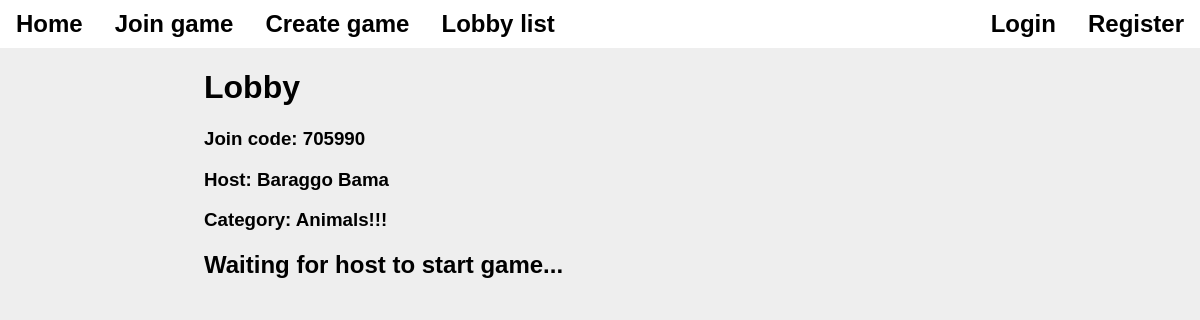
Page /lobby.php?join_code=705990 on the committed database.
### tables this page shows
CREATE TABLE `current_games` (
  `join_code` int(8) NOT NULL,
  `host_user` int(11) NOT NULL,
  `access_group` text NOT NULL DEFAULT 'public',
  `question_category` int(11) NOT NULL,
  `game_state` text NOT NULL DEFAULT 'Lobby',
  `current_question` smallint(6) NOT NULL DEFAULT 0
);

CREATE TABLE `users` (
  `id` int(11) NOT NULL,
  `username` text NOT NULL,
  `password` text NOT NULL,
  `join_date` date NOT NULL DEFAULT current_timestamp(),
  `current_game` int(11) DEFAULT NULL,
  `selected_answer` text DEFAULT NULL,
  `correct_answers` int(11) NOT NULL DEFAULT 0
);

CREATE TABLE `question_categories` (
  `id` int(11) NOT NULL,
  `author_id` int(11) NOT NULL,
  `name` text NOT NULL,
  `description` text NOT NULL
);

### lobby.php (the view, shortened to what this page needs)
<!DOCTYPE html>
<html>
  <head>
    <link rel="stylesheet" href="./assets/stylesheets/variables.css">
    <link rel="stylesheet" href="./assets/stylesheets/button.css">
    <link rel="stylesheet" href="./assets/stylesheets/pages/page_lobby.css">
  </head>
  <body>
<?php
include("./components/navbar.php");
require "./database_manager/db_connect.php";
$join_code = $_GET['join_code'];
try {
  $current_game_query = "
    SELECT current_games.join_code, users.username, question_categories.name
    FROM current_games
    INNER JOIN users ON current_games.host_user=users.id
    INNER JOIN question_categories ON current_games.question_category=question_categories.id
    WHERE join_code=$join_code";
  $current_game_result = mysqli_query($sql_conn, $current_game_query);
} catch (Exception $e) {
  $serverError = "Failed to get data for this game :(";
  echo $e;
}
?>
    <div class="main-content-wrapper">
      <h1>Lobby</h1>
      <h3>Join code: <?php echo unserialize($_SESSION['game_data'])->join_code; ?></h3>
      <h3>Host: <?php echo unserialize($_SESSION['game_data'])->host_username; ?></h3>
      <h3>Category: <?php echo unserialize($_SESSION['game_data'])->question_category; ?></h3>
      <?php if(unserialize($_SESSION['game_data'])->host_username === $_SESSION['username']): ?>
      <form action="./game.php?id=<?php echo unserialize($_SESSION['game_data'])->join_code ?>" method="post">
          <span class="error-message"><?php if (isset($_GET['error'])) { echo "Error: " . $_GET['error']; } ?></span>
          <input type="submit" value="Start game">
        </form>
      <?php else: ?>
        <h2>Waiting for host to start game...</h2>
      <?php endif; ?>
    </div>
  </body>
</html>

### assets/stylesheets/variables.css (style rules this page uses)
:root { --page-background: #eeeeee; --modal-width: 75%; --modal-padding: 1rem; --modal-border-radius: 10px; --modal-border: 3px solid #dddddd; --modal-background: #ffffff; --text-input-padding: 0.5rem; --text-input-border-radius: 10px; --text-input-border: 3px solid #dddddd; --text-input-margin: 0.5rem 0rem; --global-primary-color: #88aaff; --global-secondary-color: #6688ee; --global-tertiary-color: #5e7ddb; --confirm-button-background: var(--global-secondary-color); --confirm-button-color: var(--global-primary-color); --confirm-button-border-color: var(--global-tertiary-color); --confirm-button-text-color: #ffffff; --button-font-weight: 500; --button-font-size: 16; --error-color: #ff3333; --hover-transition-duration: 0.3s; --navbar-height: 3rem; --player-list-border-radius: 10px; --player-list-border: 5px solid #eee; --player-list-background: white; --player-list-margin: 0.5rem 0px; --player-list-padding: 1rem 0.5rem; --navbar-z: 1000; }
body { background-color: var(--page-background); font-family: Arial, Helvetica, sans-serif; margin: 0px; }
.main-content-wrapper { width: 66%; transform: translateX(-50%); left: 50%; position: absolute; top: var(--navbar-height); height: calc(100% - var(--navbar-height)); }
* { box-sizing: border-box; }

### rows in the picture
current_games: join_code "705990", host_user.username "Baraggo Bama", question_category.name "Animals!!!"
